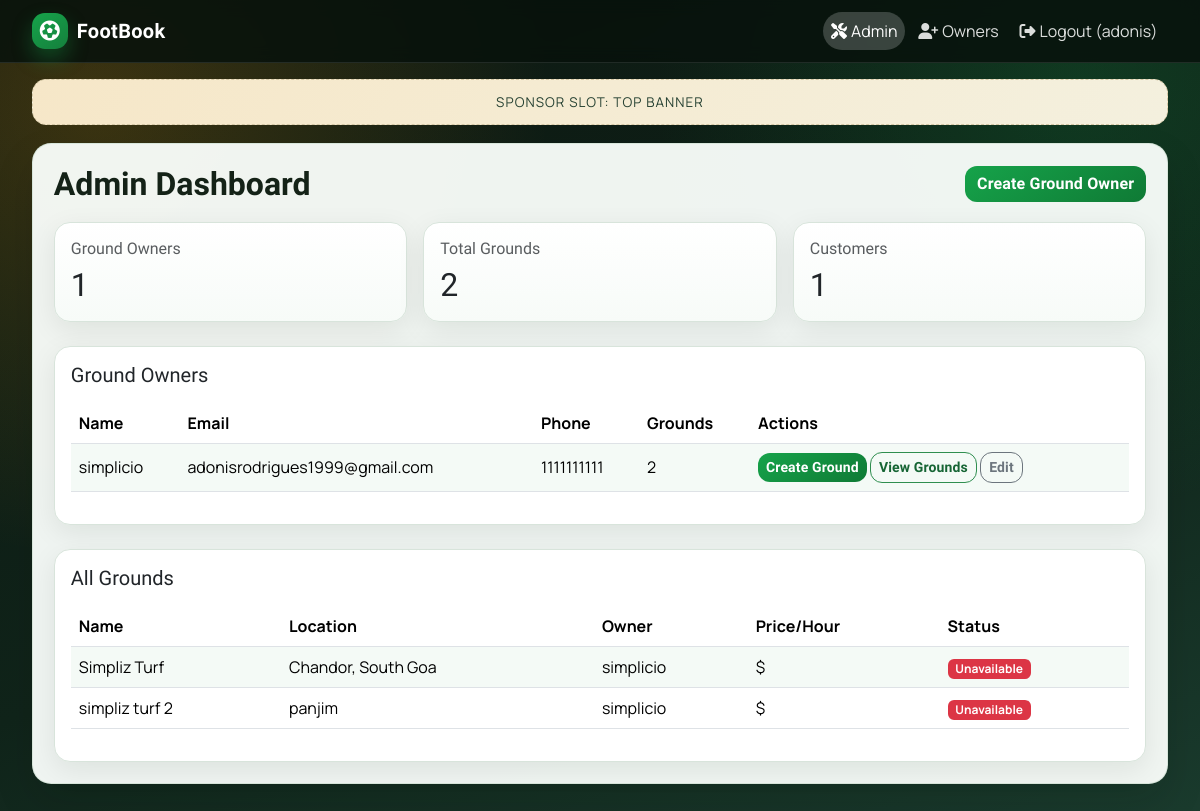
The app's page /accounts/admin-dashboard/ (signed in) with its own data.
### accounts/models.py (models this page shows, shortened)
class User(AbstractBaseUser, PermissionsMixin):
    ROLE_CHOICES = (
        ('admin', 'Admin'),
        ('owner', 'Ground Owner'),
        ('customer', 'Customer'),
    )
    email = models.EmailField(unique=True)
    phone_number = models.CharField(max_length=15, unique=True)
    name = models.CharField(max_length=100)
    role = models.CharField(max_length=10, choices=ROLE_CHOICES)
    is_active = models.BooleanField(default=True)
    is_staff = models.BooleanField(default=False)
    email_verified = models.BooleanField(default=False)
    date_joined = models.DateTimeField(default=timezone.now)
    USERNAME_FIELD = 'email'
    REQUIRED_FIELDS = ['phone_number', 'name']
    objects = UserManager()

### grounds/models.py (models this page shows, shortened)
class Ground(models.Model):
    name = models.CharField(max_length=100)
    location = models.CharField(max_length=200)
    image = models.CharField(max_length=300, blank=True, null=True)
    latitude = models.DecimalField(max_digits=9, decimal_places=6, null=True, blank=True)
    longitude = models.DecimalField(max_digits=9, decimal_places=6, null=True, blank=True)
    owner = models.ForeignKey(
        settings.AUTH_USER_MODEL,
        on_delete=models.CASCADE,
        limit_choices_to={'role': 'owner'}
    )
    day_price = models.PositiveIntegerField()
    night_price = models.PositiveIntegerField()
    opening_time = models.TimeField()
    closing_time = models.TimeField()
    is_active = models.BooleanField(default=True)
    created_at = models.DateTimeField(auto_now_add=True)

### accounts/views.py (the view)
# urls.py: path('admin-dashboard/', views.admin_dashboard, name='admin_dashboard'),
@login_required
def admin_dashboard(request):
    if request.user.role != 'admin':
        messages.error(request, 'Access denied.')
        return redirect('home')
    ground_owners = User.objects.filter(role='owner')
    grounds = Ground.objects.all()
    customers = User.objects.filter(role='customer')
    context = {
        'ground_owners': ground_owners,
        'grounds': grounds,
        'customers': customers,
        'total_owners': ground_owners.count(),
        'total_grounds': grounds.count(),
        'total_customers': customers.count(),
    }
    return render(request, 'accounts/admin_dashboard.html', context)

### templates/accounts/admin_dashboard.html (shortened to what this page needs)
{% extends 'base/base.html' %}
{% block content %}
<div class="page-shell">
  <div class="page-header">
    <h2>Admin Dashboard</h2>
    <a href="{% url 'create_ground_owner' %}" class="btn btn-success">Create Ground Owner</a>
  </div>
  <div class="row g-3 mb-4">
    <div class="col-md-4">
      <div class="card metric-card h-100">
        <div class="card-body">
          <h6 class="text-muted mb-2">Ground Owners</h6>
          <h2 class="mb-0">{{ total_owners }}</h2>
        </div>
      </div>
    </div>
    <div class="col-md-4">
      <div class="card metric-card h-100">
        <div class="card-body">
          <h6 class="text-muted mb-2">Total Grounds</h6>
          <h2 class="mb-0">{{ total_grounds }}</h2>
        </div>
      </div>
    </div>
    <div class="col-md-4">
      <div class="card metric-card h-100">
        <div class="card-body">
          <h6 class="text-muted mb-2">Customers</h6>
          <h2 class="mb-0">{{ total_customers }}</h2>
        </div>
      </div>
    </div>
  </div>
  <div class="card mb-4">
    <div class="card-body">
      <h5 class="mb-3">Ground Owners</h5>
      <div class="table-responsive">
        <table class="table table-striped table-hover align-middle">
          <thead>
            <tr>
              <th>Name</th>
              <th>Email</th>
              <th>Phone</th>
              <th>Grounds</th>
              <th>Actions</th>
            </tr>
          </thead>
          <tbody>
            {% for owner in ground_owners %}
            <tr>
              <td>{{ owner.name }}</td>
              <td>{{ owner.email }}</td>
              <td>{{ owner.phone_number }}</td>
              <td>{{ owner.ground_set.count }}</td>
              <td>
                <a href="{% url 'create_ground' owner.id %}" class="btn btn-sm btn-success">Create Ground</a>
                <a href="#" class="btn btn-sm btn-outline-primary">View Grounds</a>
                <a href="#" class="btn btn-sm btn-outline-secondary">Edit</a>
              </td>
            </tr>
            {% empty %}
            <tr>
              <td colspan="5" class="text-center">No ground owners yet</td>
            </tr>
            {% endfor %}
          </tbody>
        </table>
      </div>
    </div>
  </div>
  <div class="card">
    <div class="card-body">
      <h5 class="mb-3">All Grounds</h5>
      <div class="table-responsive">
        <table class="table table-striped table-hover align-middle">
          <thead>
            <tr>
              <th>Name</th>
              <th>Location</th>
              <th>Owner</th>
              <th>Price/Hour</th>
              <th>Status</th>
            </tr>
          </thead>
          <tbody>
            {% for ground in grounds %}
            <tr>
              <td>{{ ground.name }}</td>
              <td>{{ ground.location }}</td>
              <td>{{ ground.owner.name }}</td>
              <td>${{ ground.price_per_hour }}</td>
              <td>
                {% if ground.is_available %}
                  <span class="badge bg-success">Available</span>
                {% else %}
                  <span class="badge bg-danger">Unavailable</span>
                {% endif %}
              </td>
            </tr>
            {% empty %}
            <tr>
              <td colspan="5" class="text-center">No grounds yet</td>
            </tr>
            {% endfor %}
          </tbody>
        </table>
      </div>
    </div>
  </div>
</div>
{% endblock %}

### templates/base/base.html (shortened to what this page needs)
<!DOCTYPE html>
<html lang="en">
<head>
  {% load static %}
  <link href="https://cdn.jsdelivr.net/npm/bootstrap@5.3.2/dist/css/bootstrap.min.css" rel="stylesheet">
  <link href="https://cdnjs.cloudflare.com/ajax/libs/font-awesome/6.4.0/css/all.min.css" rel="stylesheet">
  <link rel="stylesheet" href="{% static 'css/style.css' %}">
</head>
<body>
<nav class="navbar navbar-expand-lg site-navbar">
  <div class="container-fluid">
    <a class="navbar-brand d-flex align-items-center" href="/">
      <span class="brand-icon"><i class="fas fa-futbol" aria-hidden="true"></i></span>
      <span class="brand-text">FootBook</span>
    </a>
    <div class="collapse navbar-collapse" id="mainNavbar">
      <ul class="navbar-nav ms-auto mb-2 mb-lg-0">
        {% if user.is_authenticated %}
          {% if user.role == 'admin' %}
            <li class="nav-item"><a class="nav-link" href="{% url 'admin_dashboard' %}"><i class="fas fa-tools me-1"></i>Admin</a></li>
            <li class="nav-item"><a class="nav-link" href="{% url 'create_ground_owner' %}"><i class="fas fa-user-plus me-1"></i>Owners</a></li>
          {% elif user.role == 'owner' %}
            <li class="nav-item"><a class="nav-link" href="{% url 'owner_dashboard' %}"><i class="fas fa-store me-1"></i>Owner</a></li>
            <li class="nav-item"><a class="nav-link" href="{% url 'owner_manual_booking' %}"><i class="fas fa-plus me-1"></i>Manual</a></li>
          {% else %}
            <li class="nav-item"><a class="nav-link" href="{% url 'customer_dashboard' %}"><i class="fas fa-user me-1"></i>Dashboard</a></li>
            <li class="nav-item"><a class="nav-link" href="/my-bookings/"><i class="fas fa-calendar-check me-1"></i>My Bookings</a></li>
          {% endif %}
          <li class="nav-item"><a class="nav-link" href="{% url 'logout' %}"><i class="fas fa-sign-out-alt me-1"></i>Logout ({{ user.name }})</a></li>
        {% else %}
          <li class="nav-item"><a class="nav-link" href="{% url 'login' %}"><i class="fas fa-sign-in-alt me-1"></i>Login</a></li>
          <li class="nav-item"><a class="nav-link" href="{% url 'register' %}"><i class="fas fa-user-plus me-1"></i>Register</a></li>
        {% endif %}
      </ul>
    </div>
  </div>
</nav>
<div class="container mt-3">
  <div class="ad-shell text-center">Sponsor Slot: top banner</div>
</div>
<main class="container app-main">
  {% block content %}{% endblock %}
</main>
</body>
</html>

### static/css/style.css (style rules this page uses)
:root { --bg-main: #0e1a13; --bg-accent: #1f3a2e; --bg-soft: #f2f7f4; --surface: #ffffff; --surface-muted: #f7fbf8; --text-main: #142217; --text-soft: #5b6c5e; --line: #d8e4db; --brand: #16a34a; --brand-dark: #15803d; --highlight: #f59e0b; --danger: #dc2626; --shadow: 0 18px 40px rgba(6, 20, 10, 0.12); }
@media (prefers-reduced-motion: no-preference) { :root { scroll-behavior: smooth; } }
body { min-height: 100vh; margin: 0; font-family: 'Manrope', 'Segoe UI', sans-serif; color: var(--text-main); background: radial-gradient(circle at 8% 12%, rgba(245, 158, 11, 0.2), transparent 34%), radial-gradient(circle at 90% 10%, rgba(22, 163, 74, 0.2), transparent 32%), linear-gradient(160deg, #0d1711 0%, #10241a 56%, #1b3d2f 100%); -webkit-font-smoothing: antialiased; overflow-x: hidden; }
body::before { content: ''; position: fixed; inset: 0; pointer-events: none; z-index: -1; background-image: linear-gradient(rgba(255, 255, 255, 0.04) 1px, transparent 1px), linear-gradient(90deg, rgba(255, 255, 255, 0.04) 1px, transparent 1px); background-size: 40px 40px; opacity: 0.14; }
h1, h2, h3, h4, h5, h6, .navbar-brand, .btn { font-family: 'Sora', 'Manrope', sans-serif; }
.container, .container-fluid { max-width: 1160px; }
.app-main { margin-top: 1.1rem; margin-bottom: 2rem; padding-bottom: 2.5rem; }
.site-navbar { backdrop-filter: blur(8px); background: rgba(8, 18, 12, 0.86); border-bottom: 1px solid rgba(255, 255, 255, 0.1); }
.navbar-brand { font-weight: 800; letter-spacing: 0.3px; }
.brand-icon { width: 2.25rem; height: 2.25rem; border-radius: 0.8rem; display: inline-flex; align-items: center; justify-content: center; color: #fff; background: linear-gradient(145deg, #16a34a, #15803d); box-shadow: 0 10px 20px rgba(22, 163, 74, 0.35); }
.brand-text { margin-left: 0.55rem; color: #fff; }
.site-navbar .nav-link { color: rgba(255, 255, 255, 0.86); border-radius: 999px; padding: 0.45rem 0.95rem; margin: 0 0.15rem; transition: transform 0.2s ease, background-color 0.2s ease; }
.site-navbar .nav-link.active { color: #fff; background: rgba(255, 255, 255, 0.2); }
.ad-shell { padding: 0.75rem 1rem; font-size: 0.84rem; letter-spacing: 0.08em; text-transform: uppercase; color: #274233; background: linear-gradient(120deg, #f6e7c8, #f4f0de); border: 1px dashed #d4c7a5; border-radius: 0.9rem; }
.page-shell { background: rgba(249, 253, 250, 0.96); border-radius: 1.2rem; border: 1px solid rgba(215, 230, 219, 0.95); box-shadow: var(--shadow); padding: 1.3rem; animation: fade-rise 0.45s ease both; }
.page-header { display: flex; justify-content: space-between; align-items: center; gap: 1rem; margin-bottom: 1.2rem; }
.page-header h2, .page-header h3, .page-header h4 { margin: 0; font-weight: 700; }
.card, .modal-content { border: 1px solid var(--line); border-radius: 1rem; box-shadow: 0 8px 28px rgba(10, 30, 17, 0.08); }
.reveal { opacity: 0; transform: translateY(16px); }
.reveal-visible { animation: fade-rise 0.46s ease forwards; }
.metric-card { background: linear-gradient(180deg, #fff, #f7fbf8); border: 1px solid var(--line); }
.btn { border-radius: 0.75rem; font-weight: 600; letter-spacing: 0.01em; }
.btn-primary, .btn-success { color: #fff; border: none; position: relative; overflow: hidden; transition: transform 0.16s ease, filter 0.16s ease; }
.btn-success { background: linear-gradient(145deg, #16a34a, #0f7a35); }
.btn-outline-primary { color: #166534; border-color: #2f8e4f; }
.table { --bs-table-striped-bg: #f4faf6; --bs-table-hover-bg: #eaf5ed; }

### records on screen
User: name "adonis"
User: name "simplicio", email "adonisrodrigues1999@gmail.com", phone_number "1111111111", ground_set.count "2"
Ground: name "Simpliz Turf", location "Chandor, South Goa", owner.name "simplicio"
Ground: name "simpliz turf 2", location "panjim", owner.name "simplicio"

### other values on screen
{{ total_owners }} "1"
{{ total_grounds }} "2"
{{ total_customers }} "1"
